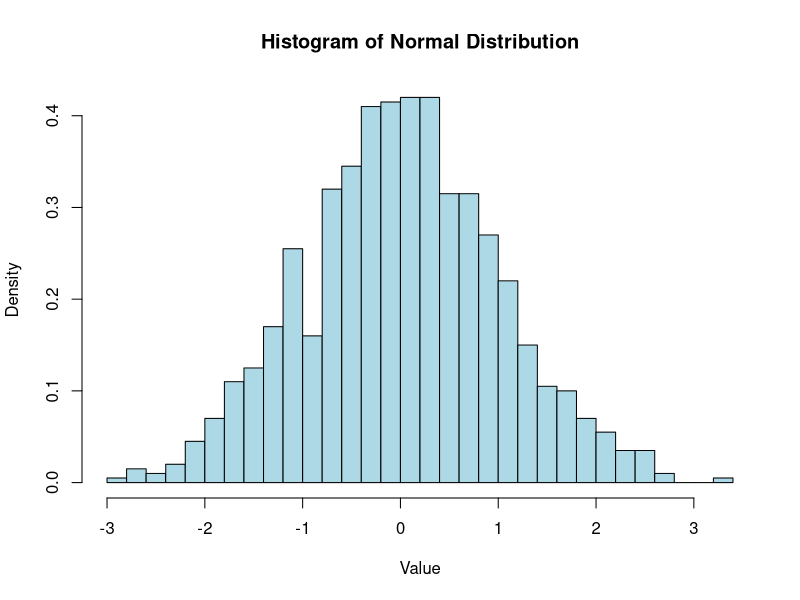

Reproduce this figure in R.
## ---- chunk 1
#| label: setup 
#| include: false
#| eval: true
library(DiagrammeR)
## ---- chunk 2
# Set seed for reproducibility
set.seed(123)

# Generate 1000 random numbers from a normal distribution
data <- rnorm(1000, mean = 0, sd = 1)

# Create a histogram
hist(data, 
     breaks = 30, 
     main = "Histogram of Normal Distribution", 
     xlab = "Value", 
     col = "lightblue", 
     border = "black", 
     probability = TRUE)
